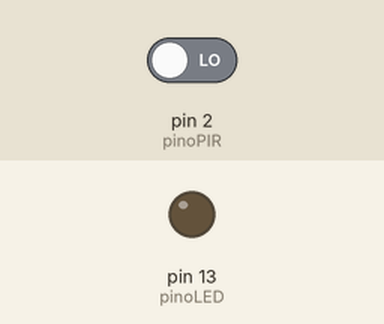
A sketch run on a simulated Arduino Uno, built with avr-gcc and run on an emulated ATmega328P. Parts: output pins drawn as LEDs (lit = HIGH). The inputs (shaded band) are chosen by the test bench; at power-on: pin 2 (pinoPIR) LOW.

Above: at 1.2 s.
1.3 s: pin 2 (pinoPIR) driven HIGH
At 2.1 s:
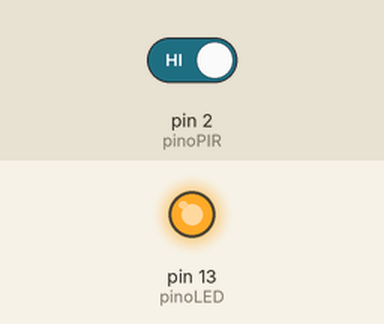
2.8 s: pin 2 (pinoPIR) driven LOW
At 3.2 s:
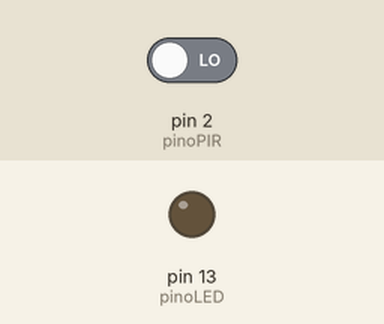
Timing chart, 0 to 5.8 s (numbered marks = the images above; inputs shaded):
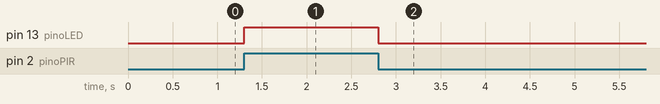

Measured:
- after the input at 1.3 s, pin 13 (pinoLED): LOW → HIGH at once
- after the input at 2.8 s, pin 13 (pinoLED): HIGH → LOW at once

The sketch:

PIR_SENSOR.ino
```cpp
int pinoPIR = 2;
int estadoPIR = 0;

int pinoLED = 13;

void setup()
{
  pinMode(pinoPIR, INPUT);
  pinMode(pinoLED, OUTPUT);
}

void loop()
{
  estadoPIR = digitalRead(pinoPIR);

  if (estadoPIR == HIGH){
    digitalWrite(pinoLED, HIGH);
  }
  if (estadoPIR == LOW){
    digitalWrite(pinoLED, LOW);
  }
}
```
